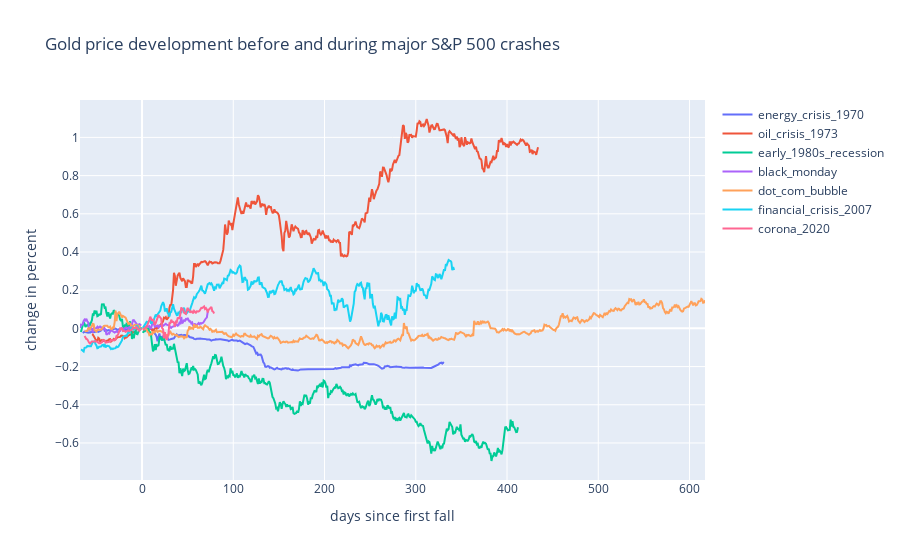

Notebook code for this chart:
### Code cell
# cretae figure
fig = go.Figure()

# add traces for each crisis
fig.add_trace(go.Scatter(x=gold_crises.index, y=gold_crises.energy_crisis_1970, mode='lines', name='energy_crisis_1970'))
fig.add_trace(go.Scatter(x=gold_crises.index, y=gold_crises.oil_crisis_1973, mode='lines', name='oil_crisis_1973'))
fig.add_trace(go.Scatter(x=gold_crises.index, y=gold_crises.early_1980s_recession, mode='lines', name='early_1980s_recession'))
fig.add_trace(go.Scatter(x=gold_crises.index, y=gold_crises.black_monday, mode='lines', name='black_monday'))
fig.add_trace(go.Scatter(x=gold_crises.index, y=gold_crises.dot_com_bubble, mode='lines', name='dot_com_bubble'))
fig.add_trace(go.Scatter(x=gold_crises.index, y=gold_crises.financial_crisis_2007, mode='lines', name='financial_crisis_2007'))
fig.add_trace(go.Scatter(x=gold_crises.index, y=gold_crises.corona_2020, mode='lines', name='corona_2020'))

# change layout
fig.update_layout(title='Gold price development before and during major S&P 500 crashes',
                   xaxis_title='days since first fall',
                   yaxis_title='change in percent')

# sets hovermode to compare data points
fig.layout.hovermode = 'x'
fig.show()

### Figure 1 — Plotly figure (JSON) as saved in the notebook; plotly's stock layout.template omitted (floating-point values rounded to 4 significant figures; data arrays with more than 128 entries replaced by an {"elided": "..."} marker saying what was removed)
{"data": [{"mode": "lines", "name": "energy_crisis_1970", "type": "scatter", "x": {"elided": "686 int values"}, "y": {"elided": "686 float values"}}, {"mode": "lines", "name": "oil_crisis_1973", "type": "scatter", "x": {"elided": "686 int values"}, "y": {"elided": "686 float values"}}, {"mode": "lines", "name": "early_1980s_recession", "type": "scatter", "x": {"elided": "686 int values"}, "y": {"elided": "686 float values"}}, {"mode": "lines", "name": "black_monday", "type": "scatter", "x": {"elided": "686 int values"}, "y": {"elided": "686 float values"}}, {"mode": "lines", "name": "dot_com_bubble", "type": "scatter", "x": {"elided": "686 int values"}, "y": {"elided": "686 float values"}}, {"mode": "lines", "name": "financial_crisis_2007", "type": "scatter", "x": {"elided": "686 int values"}, "y": {"elided": "686 float values"}}, {"mode": "lines", "name": "corona_2020", "type": "scatter", "x": {"elided": "686 int values"}, "y": {"elided": "686 float values"}}], "layout": {"autosize": true, "hovermode": "x", "title": {"text": "Gold price development before and during major S&P 500 crashes"}, "xaxis": {"autorange": true, "range": [-68, 617], "title": {"text": "days since first fall"}, "type": "linear"}, "yaxis": {"autorange": true, "range": [-0.794, 1.196], "title": {"text": "change in percent"}, "type": "linear"}}}
